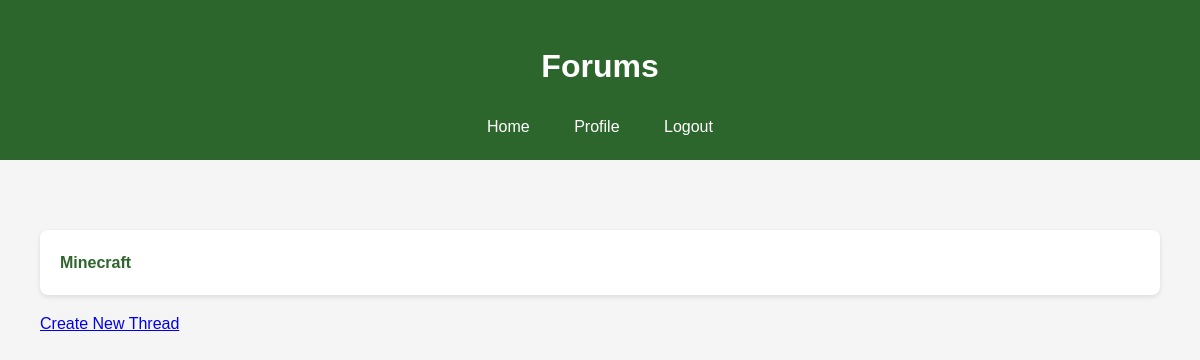
The page /forums/ (signed in) on the database as committed earlier.
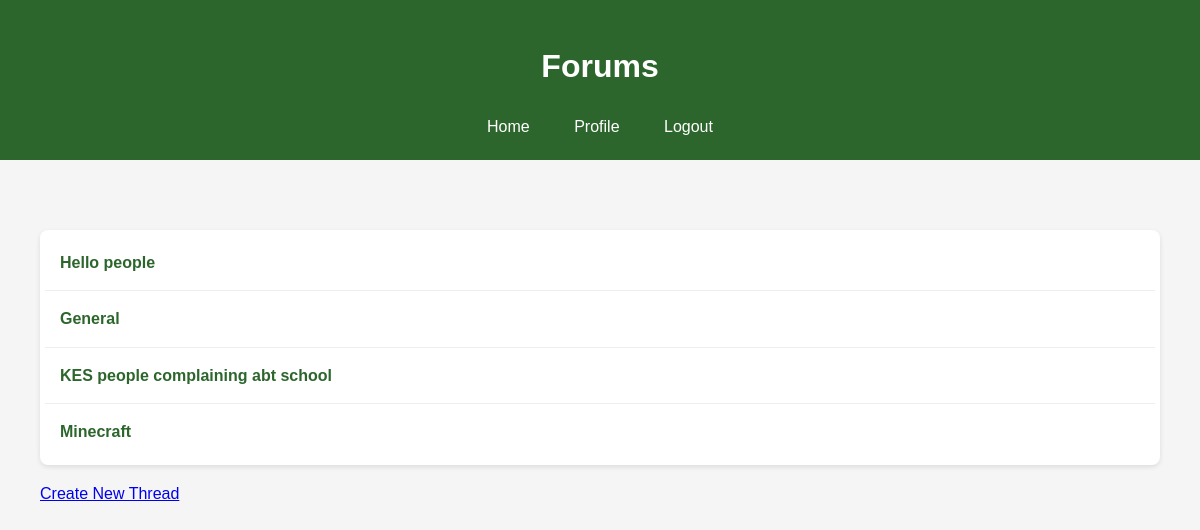
The same page on the database as committed later.
### forums/models.py (models this page shows, shortened)
class Thread(models.Model):
    VISIBILITY_CHOICES = [
        ('public', 'Public'),
        ('private', 'Private'),
    ]
    title = models.CharField(max_length=200)
    user = models.ForeignKey(User, on_delete=models.CASCADE)
    created_at = models.DateTimeField(auto_now_add=True)
    visibility = models.CharField(max_length=10, choices=VISIBILITY_CHOICES, default='public')

### forums/views.py (the view)
# urls.py: path('', views.forum_list, name='forum_list'),
@login_required
def forum_list(request):
    if request.user.is_superuser:
        threads = Thread.objects.all().order_by('-created_at')
    else:
        threads = Thread.objects.filter(
            models.Q(visibility='public') | models.Q(user=request.user)
        ).order_by('-created_at').distinct()
    return render(request, 'forums/forum_list.html', {'threads': threads})

### forums/templates/forums/forum_list.html (shortened to what this page needs)
{% extends 'base.html' %}
{% block header %}Forums{% endblock %}
{% block content %}
<div class="container">
<div class="poll-list">
{% if threads %}
    {% for thread in threads %}
        <div class="poll-item">
            <a href="{% url 'forums:thread_detail' pk=thread.pk %}">{{ thread.title }}</a>
        </div>
    {% endfor %}
{% else %}
    <p>No threads yet.</p>
{% endif %}
</div>
<p><a href="{% url 'forums:create_thread' %}">Create New Thread</a></p>
</div>
{% endblock %}

### templates/base.html (shortened to what this page needs)
<!DOCTYPE html>
<html>
<head>
</head>
<body>
    <div class="header">
        <h1>{% block header %}Account Management{% endblock %}</h1>
        <div class="nav-links">
            <a href="{% url 'home:index' %}">Home</a>
            {% if user.is_authenticated %}
                <a href="{% url 'accounts:profile' %}">Profile</a>
                <a href="{% url 'accounts:logout' %}">Logout</a>
            {% else %}
                <a href="{% url 'accounts:login' %}">Login</a>
                <a href="{% url 'accounts:register' %}">Register</a>
            {% endif %}
        </div>
    </div>
    <div class="container">
        {% block content %}
        {% endblock %}
    </div>
</body>
</html>

### templates/base.html (style rules this page uses)
body { font-family: Arial, sans-serif; line-height: 1.6; margin: 0; padding: 0; background-color: #f5f5f5; }
.container { max-width: 1200px; margin: 0 auto; padding: 20px; }
.header { background-color: #2d662d; color: white; padding: 20px 0; text-align: center; margin-bottom: 30px; }
.nav-links { margin-top: 10px; }
.nav-links a { color: white; text-decoration: none; margin: 0 10px; padding: 5px 10px; border-radius: 4px; transition: background-color 0.3s ease; }
.poll-list { background: white; border-radius: 8px; padding: 5px; box-shadow: 0 2px 5px rgba(0,0,0,0.1); }
.poll-item { padding: 15px; border-bottom: 1px solid #eee; transition: background-color 0.3s ease; }
.poll-item:last-child { border-bottom: none; }
.poll-item a { color: #2d662d; text-decoration: none; font-weight: bold; }

Rows that differ between the two databases and show on the page:
added Thread: title "Hello people"
added Thread: title "General"
added Thread: title "KES people complaining abt school"
